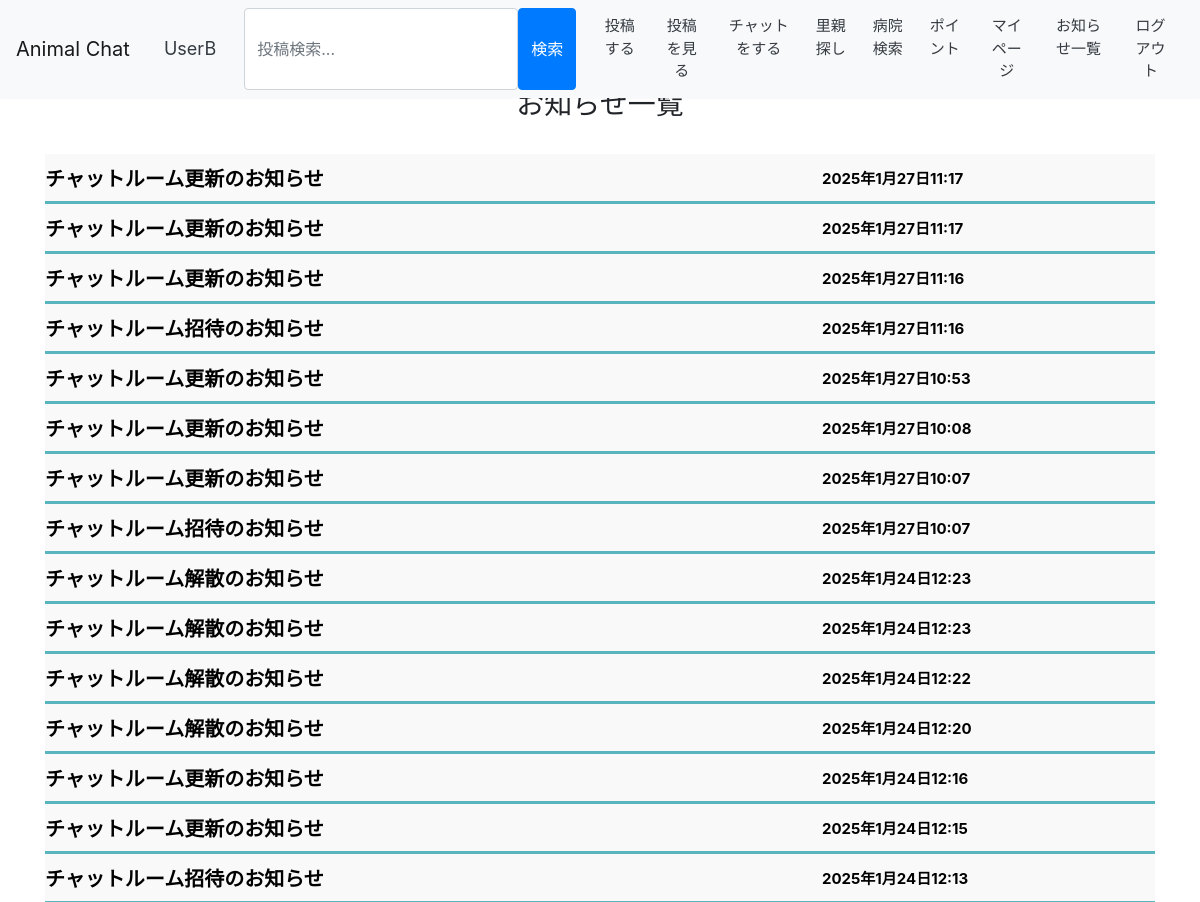
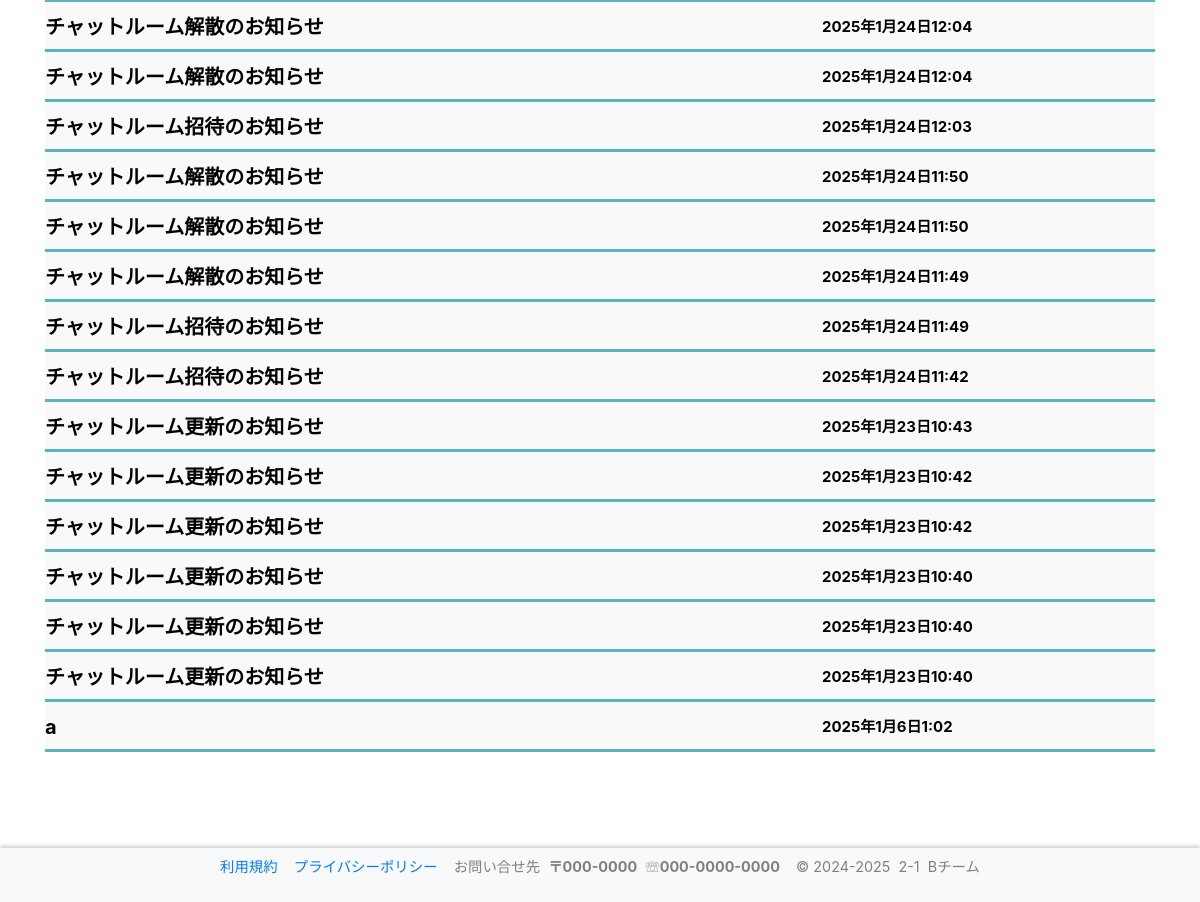
Screenshot of /contents/notice_list/ (signed in) with the database file from the repository (2 pictures, top to bottom).
### accounts/models.py (models this page shows)
class User(AbstractBaseUser, PermissionsMixin):
    screen_name = models.CharField(
        gettext_lazy('アカウント名'),
        max_length=128,
        default='',
        blank=True,
        help_text=gettext_lazy('128文字以内で入力してください'),
    )
    email = models.EmailField(gettext_lazy('メールアドレス'), unique=True)
    is_staff = models.BooleanField(
        gettext_lazy('staff status'),
        default=False,
        help_text=gettext_lazy('Designates whether the user can log into this admin site.'),
    )
    is_active = models.BooleanField(
        gettext_lazy('active'),
        default=True,
        help_text=gettext_lazy(
            'Designates whether this user should be treated as active. Unselect this instead of deleting accounts.'
        ),
    )
    date_joined = models.DateTimeField(gettext_lazy('date joined'), default=timezone.now)
    objects = CustomUserManager()
    points = models.IntegerField(
        default=0,
        blank=True,
        null=True,
    )
    pt_give = models.IntegerField(
        default=0,
        blank=True,
        null=True,
    )
    icon = models.ImageField(
        upload_to='icon',
        verbose_name='画像',
        null=True,
        blank=True,
        default="icon/default.png",
    )
    profile = models.TextField(
        gettext_lazy('プロフィール'),
        max_length=200,
        null=True,
        default='',
        blank=True,
        help_text=gettext_lazy('200文字以内で入力してください'),
    )
    USERNAME_FIELD = 'email'
    REQUIRED_FIELDS = []
    class Meta:
        verbose_name = gettext_lazy('user')
        verbose_name_plural = gettext_lazy('users')
    def __str__(self):
        return self.__unicode__()
    def __unicode__(self):
        return self.screen_name or self.email

### contents/models.py (models this page shows, shortened)
class NoticeList(models.Model):
    id = models.AutoField(primary_key=True)
    posted_at = models.DateTimeField(
        verbose_name="日時",
        auto_now_add=True
    )
    title = models.CharField(
        verbose_name="タイトル",
        max_length=30,
        default=""
    )
    text = models.TextField(
        verbose_name="本文"
    )
    target = models.IntegerField(
        null=True,
        blank=True,
    )

### contents/views.py (the view)
# urls.py: path('notice_list/', views.NoticeListView.as_view(), name='notice_l'),
class NoticeListView(ListView):
    template_name = 'contents/notice_list.html'
    context_object_name = "obj_data"
    def get_queryset(self):
        qs = NoticeList.objects.order_by("-posted_at").filter(Q(target=None)|Q(target=self.request.user.id))
        return qs

### templates/contents/notice_list.html (shortened to what this page needs)
{% extends "base.html" %}
{% load static %}
{% block content %}
<br>
<div class="notice-container">
  <h3 style="text-align:center;">お知らせ一覧</h3>
  <br>
  {% for data in obj_data %}
    <div class="tab_item2" >
      <div style="display:flex;">
        <div style="width:70%;text-align:left;">
            <a style="text-decoration: none;font-style: #0000;color:black;" href= "{% url 'contents:notice_d' data.pk %}">
            <div>
              {{data.title}}
            </div>
        </div>
        <div style="width:auto;text-align:right;font-size:15px;">
          <div class="notice-time">
            {{ data.posted_at }}
          </div>
        </div>
      </div>
    </div>
  {% endfor %}
  <div style="height:200px;font-size:100px;">&nbsp</div>
</div>
{% endblock %}

### templates/base.html (shortened to what this page needs)
<!doctype html>
<html lang="ja">
{% load static %}
<head>
    <link rel="stylesheet" href="https://cdn.jsdelivr.net/npm/bootstrap@4.6.0/dist/css/bootstrap.min.css"
>
    <link rel="stylesheet" href="https://cdn.jsdelivr.net/gh/gitbrent/bootstrap4-toggle@3.6.1/css/bootstrap4-toggle.min.css">
</head>
<header>
    <nav class="navbar navbar-expand-lg navbar-light bg-light">
            <a class="navbar-brand" href="{% url 'accounts:index' %}">Animal Chat</a>
        {% if user.is_authenticated %}
            <form method="get" action="{% url 'accounts:mypage' %}" >
                <button type="submit" class="btn btn-light text-dark me-2" style="font-size:18px;">
                    &nbsp{{ user|stringformat:"s" }}
                </button>
            </form>
        {% endif %}
        <div class="collapse navbar-collapse" id="navbarSupportedContent">
            <ul class="navbar-nav mr-auto">
                <br>
                <form method="get" action="{% url "post:posts_search" %}" class="col-12 col-lg-auto mb-2 mb-lg-0" role="search" style="display: flex;">
                    <input type="search" class="form-control" placeholder="投稿検索..." aria-label="Search" name="keyword" value="{{ request.GET.keyword }}" style="width:auto; height:auto;">
                    <input type="submit" value="検索" class="btn btn-primary ">
                </form>
                {% if user.is_authenticated %}
                    <form method="post" action="{% url 'post:posts' %}" >
                        <button type="submit" class="btn btn-light text-dark me-2" style=font-size:15px;>投稿する</button>
                    </form>
                    <form method="get" action="{% url 'post:posts_search' %}" >
                        <button type="submit" class="btn btn-light text-dark me-2" style=font-size:15px; style=font-size:15px;>投稿を見る</button>
                    </form>
                    <form method="get" action="{% url 'chat:index' %}" >
                        <button type="submit" class="btn btn-light text-dark me-2" style=font-size:15px;>チャットをする</button>
                    </form>
                    <form method="get" action="{% url 'accounts:adopt' %}" >
                        <button type="submit" class="btn btn-light text-dark me-2" style=font-size:15px;>里親探し</button>
                    </form>
                    <form method="get" action="{% url 'contents:hospital_list' %}" >
                        <button type="submit" class="btn btn-light text-dark me-2" style=font-size:15px;>病院検索</button>
                    </form>
                    <form method="get" action="{% url 'accounts:points' %}" >
                        <button type="submit" class="btn btn-light text-dark me-2" style=font-size:15px;>ポイント</button>
                    </form>
                    <form method="get" action="{% url 'accounts:mypage' %}" >
                        <button type="submit" class="btn btn-light text-dark me-2" style=font-size:15px;>マイページ</button>
                    </form>
                    <form method="get" action="{% url 'contents:notice_l' %}" >
                        <button type="submit" class="btn btn-light text-dark me-2" style=font-size:15px;>お知らせ一覧</button>
                    </form>
                    <form method="get" action="{% url 'accounts:logoutchk' %}">
                        <button type="submit" class="btn btn-light text-dark me-2" style=font-size:15px;>ログアウト</button>
                    </form>
                {% else %}
                    <form method="post" action="{% url 'accounts:login' %}">
                        {% csrf_token %}
                        <button type="submit" class="btn btn-light text-dark me-2" style=font-size:15px;>ログイン</button>
                    </form>
                {% endif %}
            </ul>
        </div>
    </nav>
</header>
    <body>
    <div class="container mt-3">
        <br>
        <br>
        {% block content %}{% endblock %}
        <p style="height:200px;">&nbsp</p>
    </div>
    </body>
</body>
    <footer>
        <nav class="navbar navbar-expand-lg navbar-light bg-light" id="footer_js">
            <div class=" navbar-collapse" id="navbarSupportedContent" style="text-align:center;">
                <ul class="navbar-nav mr-auto" style="margin: auto;">
                    <li><a href="{% url 'contents:terms' %}">利用規約</a>&nbsp&nbsp&nbsp&nbsp<a href="{% url 'contents:privacy_policy' %}">プライバシーポリシー</a></li>
                    <li>
                        <div class="contact">
                            <p>お問い合せ先&nbsp&nbsp<b>〒000-0000</b>&nbsp&nbsp☏<b>000-0000-0000</b></p>
                        </div>
                    </li>
                    <li>
                        <div class="copyright" >
                            <p>© 2024-2025&nbsp&nbsp2-1&nbsp&nbspBチーム</p>
                        </div>
                    </li>
                </ul>
            </div>
        </nav>
    </footer>
</html>

### templates/base.html (style rules this page uses)
header { position: fixed; top: 0; left: 0; width: 100%; z-index:1; background-color: #333; color: #fff; justify-content: space-between; align-items: center; flex-wrap: nowrap; box-shadow: 0 -2px 4px rgba(0, 0, 0, 0.2); font-size: 0.9em; }
footer { position: fixed; bottom: 0; left:0; width: 100%; z-index:1; color: #808080; justify-content: space-between; align-items: center; flex-wrap: nowrap; box-shadow: 0 -2px 4px rgba(0, 0, 0, 0.2); font-size: 0.9em; }

### templates/contents/notice_list.html (style rules this page uses)
.tab_item2 { width: calc(100%); height: 50px; border-bottom: 3px solid #5ab4bd; background-color: #f9f9f9; line-height: 50px; font-size: 20px; text-align: center; color: #565656; display: block; float: left; text-align: center; font-weight: bold; transition: all 0.2s ease; }

### rows the page displays
User: screen_name "UserB"
NoticeList: title "チャットルーム更新のお知らせ", posted_at "2025年1月27日11:17"
NoticeList: title "チャットルーム更新のお知らせ", posted_at "2025年1月27日11:17"
NoticeList: title "チャットルーム更新のお知らせ", posted_at "2025年1月27日11:16"
NoticeList: title "チャットルーム招待のお知らせ", posted_at "2025年1月27日11:16"
NoticeList: title "チャットルーム更新のお知らせ", posted_at "2025年1月27日10:53"
NoticeList: title "チャットルーム更新のお知らせ", posted_at "2025年1月27日10:08"
NoticeList: title "チャットルーム更新のお知らせ", posted_at "2025年1月27日10:07"
NoticeList: title "チャットルーム招待のお知らせ", posted_at "2025年1月27日10:07"
NoticeList: title "チャットルーム解散のお知らせ", posted_at "2025年1月24日12:23"
NoticeList: title "チャットルーム解散のお知らせ", posted_at "2025年1月24日12:23"
NoticeList: title "チャットルーム解散のお知らせ", posted_at "2025年1月24日12:22"
NoticeList: title "チャットルーム解散のお知らせ", posted_at "2025年1月24日12:20"
NoticeList: title "チャットルーム更新のお知らせ", posted_at "2025年1月24日12:16"
NoticeList: title "チャットルーム更新のお知らせ", posted_at "2025年1月24日12:15"
NoticeList: title "チャットルーム招待のお知らせ", posted_at "2025年1月24日12:13"
NoticeList: title "チャットルーム解散のお知らせ", posted_at "2025年1月24日12:04"
NoticeList: title "チャットルーム解散のお知らせ", posted_at "2025年1月24日12:04"
NoticeList: title "チャットルーム招待のお知らせ", posted_at "2025年1月24日12:03"
NoticeList: title "チャットルーム解散のお知らせ", posted_at "2025年1月24日11:50"
NoticeList: title "チャットルーム解散のお知らせ", posted_at "2025年1月24日11:50"
NoticeList: title "チャットルーム解散のお知らせ", posted_at "2025年1月24日11:49"
NoticeList: title "チャットルーム招待のお知らせ", posted_at "2025年1月24日11:49"
NoticeList: title "チャットルーム招待のお知らせ", posted_at "2025年1月24日11:42"
NoticeList: title "チャットルーム更新のお知らせ", posted_at "2025年1月23日10:43"
NoticeList: title "チャットルーム更新のお知らせ", posted_at "2025年1月23日10:42"
NoticeList: title "チャットルーム更新のお知らせ", posted_at "2025年1月23日10:42"
NoticeList: title "チャットルーム更新のお知らせ", posted_at "2025年1月23日10:40"
NoticeList: title "チャットルーム更新のお知らせ", posted_at "2025年1月23日10:40"
NoticeList: title "チャットルーム更新のお知らせ", posted_at "2025年1月23日10:40"
NoticeList: title "a", posted_at "2025年1月6日1:02"
